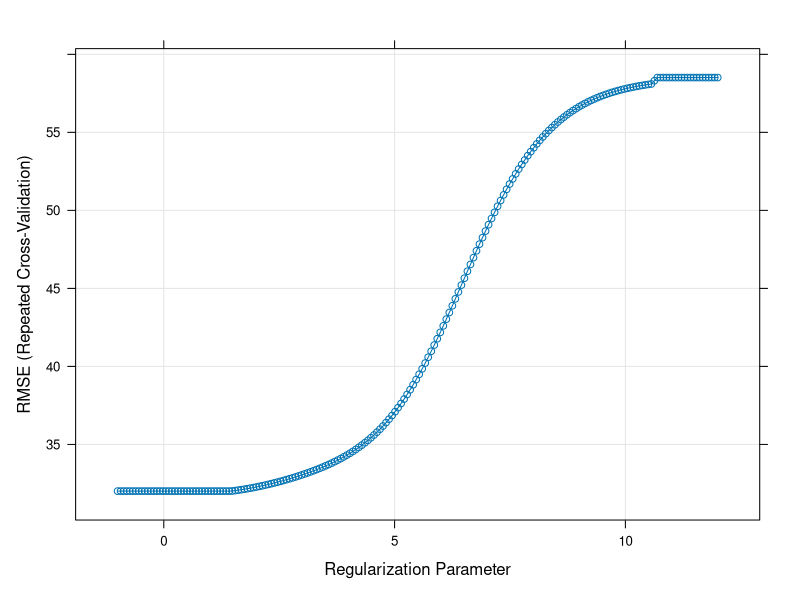
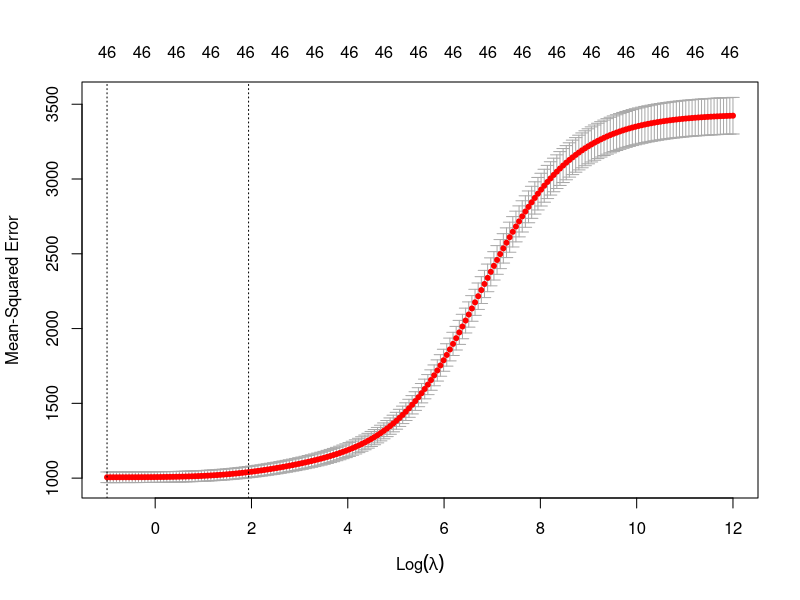
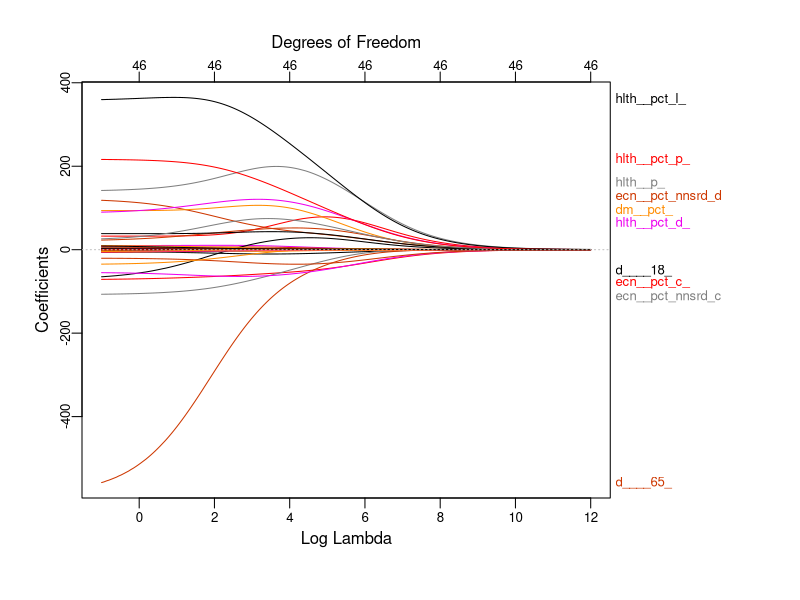
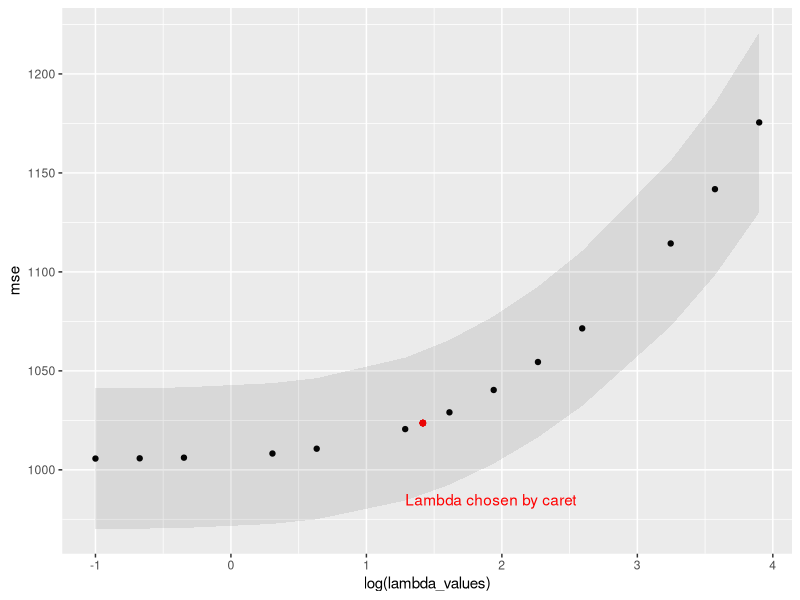

Write the R code that produced these figures, in order.
## ---- chunk 1
library(tidyverse)
library(caret)
library(modelr)
library(glmnet)
library(pls)
## ---- chunk 2
heart <- read_csv("./data/train_noNA.csv") %>% 
  select(-row_id)

x <- model.matrix(heart_disease_mortality_per_100k ~ ., data = heart)[,-1]
y <- heart$heart_disease_mortality_per_100k
## ---- chunk 3
set.seed(100)
ctrl1 <- trainControl(method = "repeatedcv", number = 10, repeats = 5)
## ---- chunk 4
set.seed(100)

ridge_fit <- train(x, y,
                     method = "glmnet",
                     tuneGrid = expand.grid(alpha = 0, 
                                            lambda = exp(seq(-1, 12, length = 200))),
                    #preProc = c("center", "scale"),
                     trControl = ctrl1)


plot(ridge_fit, xTrans = function(x) log(x)) #in correct range

best_lambda_ridge = ridge_fit$bestTune$lambda # lower lambda bc adjusted bounds


#ridge_pred <- predict(ridge_fit$finalModel, s = best_lambda_ridge, newx = x_test)

#ridge_MSE = mean((ridge_pred - y_test)^2) #slightly lower mse

#Glmnet for vizualization #i think this is bad
ridge_cv_glmnet <- cv.glmnet(x, y, 
                      alpha = 0, 
                      lambda = exp(seq(-1, 12, length = 200)), 
                      type.measure = "mse")

plot(ridge_cv_glmnet, xvar = "lambda", label = TRUE)

plotmo::plot_glmnet(ridge_cv_glmnet$glmnet.fit, xvar = "lambda")

ridge_cv_table <- tibble(lambda_values = ridge_cv_glmnet$lambda, mse = ridge_cv_glmnet$cvm, mse_upper = ridge_cv_glmnet$cvup, mse_lower = ridge_cv_glmnet$cvlo)

##MSE
ridge_cv_table_best <- ridge_cv_table %>% 
  arrange(mse) %>% 
  filter(lambda_values == best_lambda_ridge)

ridge_mse_plot <- ridge_cv_table %>% 
  filter(lambda_values %in% exp(seq(-1, 4, length = 200))) %>% 
  ggplot(aes(x = log(lambda_values), y = mse)) +
  geom_point() +
  geom_point(aes(x = log(best_lambda_ridge), y = ridge_cv_table_best$mse), color = "red") +
  geom_ribbon(aes(ymin = mse_lower, ymax = mse_upper), alpha = 0.1)
  
ridge_mse_plot + annotate("text", x = 0.5 + log(best_lambda_ridge), y = 985, label = "Lambda chosen by caret", color = "red")
#for fun


## Fit a glmnet with besttune from caret

ridge_glmnet <- glmnet(x, y, alpha = 0, lambda = best_lambda_ridge)

broom::tidy(ridge_glmnet) %>% 
  arrange(abs(estimate)) #see shrunk coefficients with lambda chosen by caret

predict(ridge_glmnet, s = best_lambda_ridge, type="coefficients") 
## ---- chunk 5
ridge_cv_table %>% 
  arrange(mse) %>% 
  filter(lambda_values == best_lambda_ridge) %>% 
  knitr::kable()
